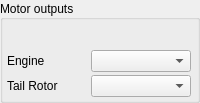
            <widget class="QGroupBox" name="SwashplateBox_2">
             <property name="sizePolicy">
              <sizepolicy hsizetype="Fixed" vsizetype="MinimumExpanding">
               <horstretch>0</horstretch>
               <verstretch>0</verstretch>
              </sizepolicy>
             </property>
             <property name="minimumSize">
              <size>
               <width>200</width>
               <height>0</height>
              </size>
             </property>
             <property name="maximumSize">
              <size>
               <width>16777215</width>
               <height>16777215</height>
              </size>
             </property>
             <property name="title">
              <string>Motor outputs</string>
             </property>
             <property name="alignment">
              <set>Qt::AlignLeading|Qt::AlignLeft|Qt::AlignVCenter</set>
             </property>
             <property name="flat">
              <bool>false</bool>
             </property>
             <property name="checkable">
              <bool>false</bool>
             </property>
             <layout class="QGridLayout" name="gridLayout_18">
              <property name="leftMargin">
               <number>3</number>
              </property>
              <property name="topMargin">
               <number>30</number>
              </property>
              <property name="rightMargin">
               <number>3</number>
              </property>
              <property name="bottomMargin">
               <number>3</number>
              </property>
              <property name="spacing">
               <number>3</number>
              </property>
              <item row="1" column="1">
               <widget class="QComboBox" name="ccpmTailChannel">
                <property name="sizePolicy">
                 <sizepolicy hsizetype="MinimumExpanding" vsizetype="Fixed">
                  <horstretch>0</horstretch>
                  <verstretch>0</verstretch>
                 </sizepolicy>
                </property>
                <property name="minimumSize">
                 <size>
                  <width>85</width>
                  <height>0</height>
                 </size>
                </property>
                <property name="maximumSize">
                 <size>
                  <width>100</width>
                  <height>25</height>
                 </size>
                </property>
               </widget>
              </item>
              <item row="0" column="1">
               <widget class="QComboBox" name="ccpmEngineChannel">
                <property name="sizePolicy">
                 <sizepolicy hsizetype="MinimumExpanding" vsizetype="Fixed">
                  <horstretch>0</horstretch>
                  <verstretch>0</verstretch>
                 </sizepolicy>
                </property>
                <property name="minimumSize">
                 <size>
                  <width>85</width>
                  <height>0</height>
                 </size>
                </property>
                <property name="maximumSize">
                 <size>
                  <width>100</width>
                  <height>25</height>
                 </size>
                </property>
               </widget>
              </item>
              <item row="1" column="0">
               <widget class="QLabel" name="ccpmTailLabel">
                <property name="sizePolicy">
                 <sizepolicy hsizetype="Fixed" vsizetype="Preferred">
                  <horstretch>0</horstretch>
                  <verstretch>0</verstretch>
                 </sizepolicy>
                </property>
                <property name="minimumSize">
                 <size>
                  <width>80</width>
                  <height>0</height>
                 </size>
                </property>
                <property name="maximumSize">
                 <size>
                  <width>80</width>
                  <height>16777215</height>
                 </size>
                </property>
                <property name="text">
                 <string>Tail Rotor</string>
                </property>
               </widget>
              </item>
              <item row="0" column="0">
               <widget class="QLabel" name="ccpmEngineLabel">
                <property name="sizePolicy">
                 <sizepolicy hsizetype="Fixed" vsizetype="Preferred">
                  <horstretch>0</horstretch>
                  <verstretch>0</verstretch>
                 </sizepolicy>
                </property>
                <property name="minimumSize">
                 <size>
                  <width>80</width>
                  <height>0</height>
                 </size>
                </property>
                <property name="maximumSize">
                 <size>
                  <width>80</width>
                  <height>16777215</height>
                 </size>
                </property>
                <property name="text">
                 <string>Engine</string>
                </property>
               </widget>
              </item>
             </layout>
            </widget>
